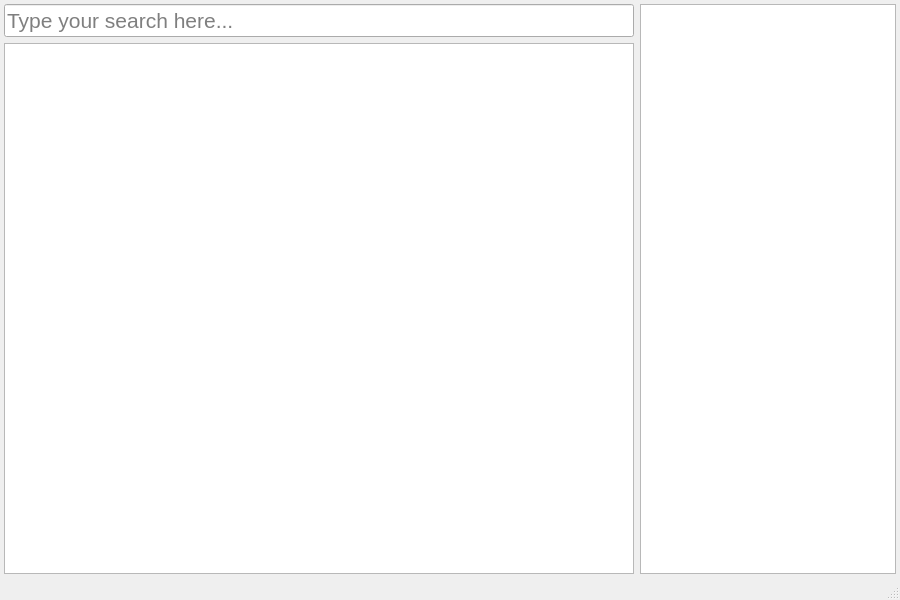
<?xml version="1.0" encoding="UTF-8"?>
<ui version="4.0">
 <class>MainWindow</class>
 <widget class="QMainWindow" name="MainWindow">
  <property name="geometry">
   <rect>
    <x>0</x>
    <y>0</y>
    <width>900</width>
    <height>600</height>
   </rect>
  </property>
  <property name="sizePolicy">
   <sizepolicy hsizetype="Preferred" vsizetype="Preferred">
    <horstretch>0</horstretch>
    <verstretch>0</verstretch>
   </sizepolicy>
  </property>
  <property name="windowTitle">
   <string>MainWindow</string>
  </property>
  <widget class="QWidget" name="centralwidget">
   <property name="sizePolicy">
    <sizepolicy hsizetype="Expanding" vsizetype="Expanding">
     <horstretch>0</horstretch>
     <verstretch>0</verstretch>
    </sizepolicy>
   </property>
   <layout class="QHBoxLayout" name="horizontalLayout_3">
    <property name="leftMargin">
     <number>4</number>
    </property>
    <property name="topMargin">
     <number>4</number>
    </property>
    <property name="rightMargin">
     <number>4</number>
    </property>
    <property name="bottomMargin">
     <number>4</number>
    </property>
    <item>
     <layout class="QHBoxLayout" name="horizontalLayout">
      <item>
       <layout class="QVBoxLayout" name="verticalLayout_2">
        <item>
         <widget class="QLineEdit" name="search_bar">
          <property name="font">
           <font>
            <pointsize>16</pointsize>
           </font>
          </property>
          <property name="layoutDirection">
           <enum>Qt::RightToLeft</enum>
          </property>
          <property name="text">
           <string/>
          </property>
          <property name="alignment">
           <set>Qt::AlignLeading|Qt::AlignLeft|Qt::AlignVCenter</set>
          </property>
          <property name="dragEnabled">
           <bool>true</bool>
          </property>
          <property name="placeholderText">
           <string>Type your search here...</string>
          </property>
         </widget>
        </item>
        <item>
         <widget class="QTextBrowser" name="results">
          <property name="sizePolicy">
           <sizepolicy hsizetype="Expanding" vsizetype="Preferred">
            <horstretch>0</horstretch>
            <verstretch>0</verstretch>
           </sizepolicy>
          </property>
          <property name="readOnly">
           <bool>true</bool>
          </property>
          <property name="openExternalLinks">
           <bool>false</bool>
          </property>
          <property name="openLinks">
           <bool>false</bool>
          </property>
         </widget>
        </item>
       </layout>
      </item>
     </layout>
    </item>
    <item>
     <widget class="QListWidget" name="history">
      <property name="sizePolicy">
       <sizepolicy hsizetype="Fixed" vsizetype="Expanding">
        <horstretch>0</horstretch>
        <verstretch>0</verstretch>
       </sizepolicy>
      </property>
     </widget>
    </item>
   </layout>
  </widget>
  <widget class="QStatusBar" name="statusBar"/>
 </widget>
 <resources/>
 <connections/>
</ui>
